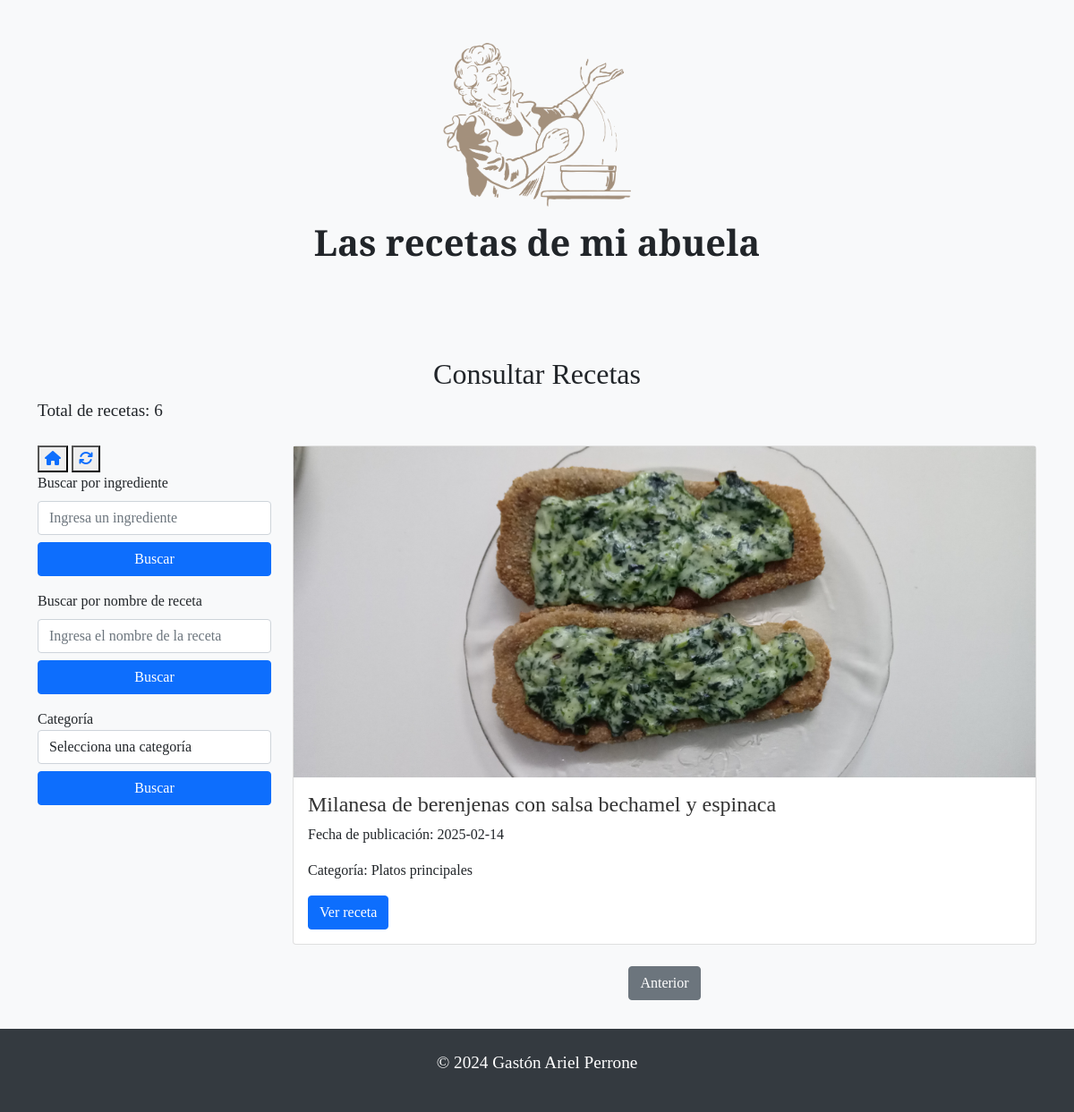
The page /consultar_recetas?page=2 on the database its author committed.
### modelo_orm.py (models this page shows)
class BaseModel(Model):
    class Meta:
        database = db

class Receta(BaseModel):
    id_receta = AutoField(primary_key=True)
    nombre_receta = CharField()
    imagen_receta = CharField()  # Ruta de la imagen
    ingredientes = CharField()
    preparacion = CharField()
    fecha_publicacion = DateField(default=date.today)  # Fecha automática
    categoria = ForeignKeyField(Categoria, backref='recetas')

class Categoria(BaseModel):
    nombre_categoria = CharField(unique=True)

### modelo_orm.py (the view)
@app.route('/consultar_recetas', methods=['GET'])
def consultar_recetas():
    ingrediente = request.args.get('ingredients')
    nombre_receta = request.args.get('recipeName')
    categoria = request.args.get('category')
    page = int(request.args.get('page', 1))  # Página actual, por defecto la 1
    recetas_por_pagina = 5
    offset = (page - 1) * recetas_por_pagina
    query = Receta.select()
    countRecipes = query.count()
    if ingrediente:
        query = query.where(Receta.ingredientes.contains(ingrediente))
        countRecipes = query.count()
    if nombre_receta:
        query = query.where(Receta.nombre_receta.contains(nombre_receta))
        countRecipes = query.count()
    if categoria:
        query = query.join(Categoria).where(Categoria.nombre_categoria == categoria)
        countRecipes = query.count()
    recetas = list(query.limit(recetas_por_pagina).offset(offset))
    total_recetas = query.count()
    total_paginas = (total_recetas // recetas_por_pagina) + (1 if total_recetas % recetas_por_pagina > 0 else 0)
    categorias = Categoria.select()
    return render_template('Consultar_recetas.html', recetas=recetas, page=page, total_paginas=total_paginas, categorias=categorias, countRecipes=countRecipes)

### templates/Consultar_recetas.html (shortened to what this page needs)
<!DOCTYPE html>
<html lang="es">
<head>
  <link href="https://cdn.jsdelivr.net/npm/bootstrap@5.0.0-beta3/dist/css/bootstrap.min.css" rel="stylesheet" />
  <link href="../static/styles.css" rel="stylesheet" type="text/css" />
</head>
<body>
  <header class="text-center py-5">
    <img alt="Logo de Las recetas de mi abuela" aria-label="Logo de Las recetas de mi abuela" src="../static/abuela_cocina.png" width="210" />
    <h1 class="mt-3">Las recetas de mi abuela</h1>
  </header>
  <main class="container mt-5">
    <h2 class="text-center">Consultar Recetas</h2>
    <p>Total de recetas: {{ countRecipes }}</p>
    <div class="row mt-4">
      <div class="col-md-3">
        <button onclick="window.location.href='/';"><i class="fa-solid fa-house" style="color: #0d6efd;"></i></button> <button onclick="window.location.href='consultar_recetas';"><i class="fa-solid fa-arrows-rotate" style="color: #0d6efd;"></i></button>
        <form id="form-buscar-ingrediente" action="{{ url_for('consultar_recetas') }}" method="GET">
          <div class="mb-3">
            <label for="ingredients" class="form-label">Buscar por ingrediente</label>
            <input type="text" class="form-control" id="ingrediente" name="ingredients" placeholder="Ingresa un ingrediente" value="{{ request.args.get('ingredients', '') }}" />
            <button type="submit" class="btn btn-primary mt-2 w-100">Buscar</button>
          </div>
        </form>
        <form id="form-buscar-nombre" action="{{ url_for('consultar_recetas') }}" method="GET">
          <div class="mb-3">
            <label for="recipeName" class="form-label">Buscar por nombre de receta</label>
            <input type="text" class="form-control" id="nombre-receta" name="recipeName" placeholder="Ingresa el nombre de la receta" value="{{ request.args.get('recipeName', '') }}" />
            <button type="submit" class="btn btn-primary mt-2 w-100">Buscar</button>
          </div>
        </form>
        <form id="form-buscar-categoria" action="{{ url_for('consultar_recetas') }}" method="GET">
          <div class="form-group">
            <label for="category">Categoría</label>
            <select class="form-control" id="category" name="category" required>
              <option value="" selected>Selecciona una categoría</option>
            </select>
            <button type="submit" class="btn btn-primary mt-2 w-100">Buscar</button>
          </div>
        </form>
      </div>
      <div class="col-md-9">
        <div id="resultado-recetas">
          {% if recetas %}
            {% for receta in recetas %}
              <div class="card mb-4">
                <img src="{{ url_for('static', filename='uploads/' + receta.imagen_receta) }}" alt="{{ receta.nombre_receta }}">
                <div class="card-body">
                  <h5 class="card-title">{{ receta.nombre_receta }}</h5>
                  <p class="card-text">Fecha de publicación: {{ receta.fecha_publicacion }}</p>
                  <p class="card-text">Categoría: {{ receta.categoria.nombre_categoria }}</p>
                  <a href="{{ url_for('ver_receta', id_receta=receta.id_receta) }}" class="btn btn-primary">Ver receta</a>
                </div>
              </div>
            {% endfor %}
          {% else %}
            <p>¡Lo siento! No encontré ninguna receta.</p>
          {% endif %}
        </div>
        <div class="d-flex justify-content-center mt-4">
          {% if page > 1 %}
            <a href="{{ url_for('consultar_recetas', page=page-1, ingredients=request.args.get('ingredients'), recipeName=request.args.get('recipeName'), category=request.args.get('category')) }}" class="btn btn-secondary">Anterior</a>
          {% endif %}
        </div>
      </div>
    </div>
  </main>
  <footer class="text-center py-4">
    <p>&copy; 2024 Gastón Ariel Perrone</p>
  </footer>
</body>
</html>

### static/styles.css (style rules this page uses)
body { font-family: 'Playfair Display', serif; background-color: #f8f9fa; }
h1 { font-size: 2.5rem; font-weight: 700; }
h1, h2, h3, h4, h5, h6, li, button { font-family: 'Playfair Display', serif; }
p { font-size: 1.2rem; }
.btn { font-size: 1rem; }
footer { background-color: #343a40; color: #ffffff; text-align: center; padding: 1rem; margin-top: 2rem; display: flex; justify-content: center; }
p { font-size: 1.2rem; margin-bottom: 1rem; }
img { max-width: 100%; height: auto; }
.card-title { font-size: 1.5rem; color: #333; }
.card-text { font-size: 1rem; line-height: 1.5; }

### rows shown on the page
Receta: imagen_receta (picture), nombre_receta "Milanesa de berenjenas con salsa bechamel y espinaca", fecha_publicacion "2025-02-14", categoria.nombre_categoria "Platos principales"

### other values the page prints
{{ countRecipes }} "6"
